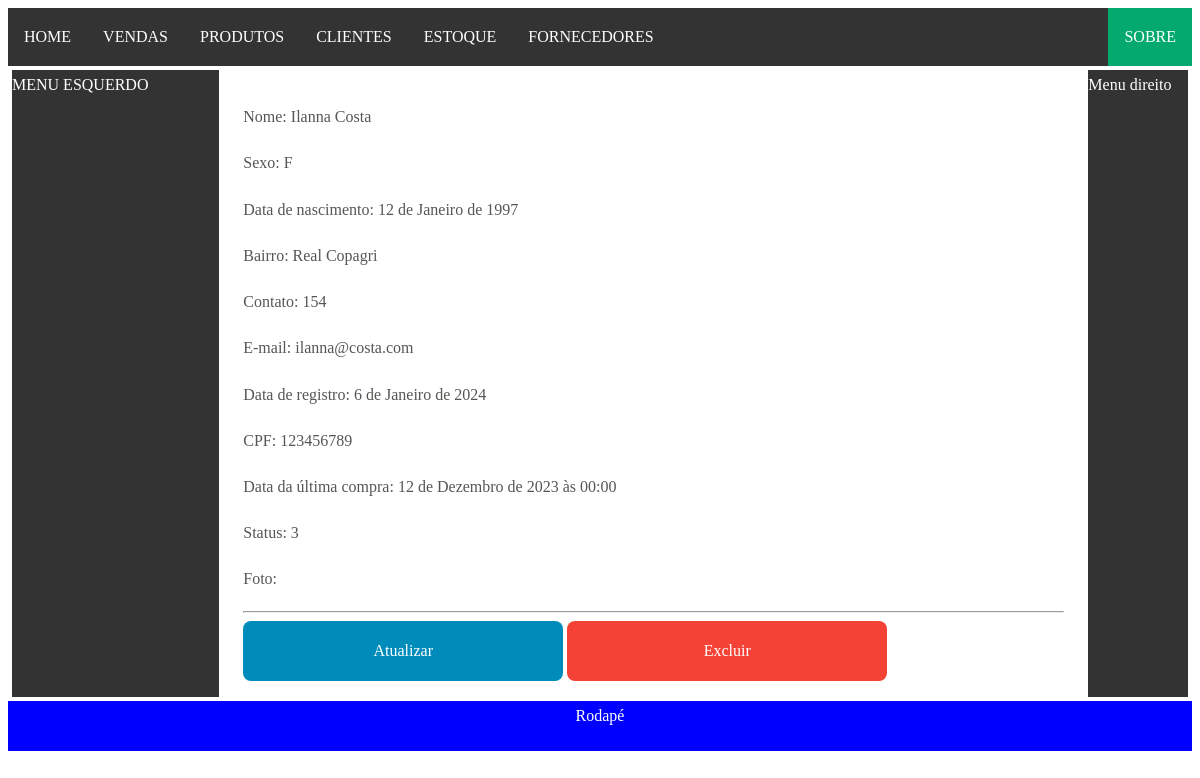
/cliente/2/detalhe/, run on the app's committed database.
### client/models.py (models this page shows, shortened)
class Client(models.Model):
    GENDER = [
        ('F', 'Feminino'),
        ('M', 'Masculino'),
        ('I', 'Não definido')
    ]
    STATUS = [
        ('1', 'Em dia'),
        ('2', 'Mensal'),
        ('3', 'Devedor'),
    ]
    name = models.CharField('nome', max_length=256)
    gender = models.CharField('sexo', max_length=1, choices=GENDER)
    birth_date = models.DateField('data de nascimento', blank=True, null=True)
    city = models.CharField('cidade', max_length=64, default='Teresina')
    district = models.CharField('bairro', max_length=64, default='Real Copagri')
    contact = models.CharField('contato', max_length=16, blank=True, null=True)
    email = models.EmailField('e-mail', max_length=64, blank=True, null=True)
    registration_date = models.DateField('data do cadastro', auto_now=True)
    photo = models.ImageField('foto', upload_to='cliente_fotos', blank=True, null=True)
    cpf = models.CharField('CPF', max_length=32, blank=True, null=True, unique=True)
    last_purchase_date = models.DateTimeField('data da última compra', null=True)
    status = models.CharField(max_length=1, choices=STATUS, default='3')

### client/views.py (the view)
# urls.py: path('<int:pk>/detalhe/', views.ClientDetailView.as_view(), name='detail'),
class ClientDetailView(DetailView):
    model = Client

### client/templates/client/client_detail.html
{% extends "base/base.html" %}
{% load static %}
{% block mstatics %}
<link href="{% static 'mcss/formularios.css' %}" rel="stylesheet">
{% endblock %}
{% block conteudo %}
<p>Nome: {{ object.name }}</p>
<p>Sexo: {{ object.gender }}</p>
<p>Data de nascimento: {{ object.birth_date }}</p>
<p>Bairro: {{ object.district }}</p>
<p>Contato: {{ object.contact }}</p>
<p>E-mail: {{ object.email }}</p>
<p>Data de registro: {{ object.registration_date }}</p>
<p>CPF: {{ object.cpf }}</p>
<p>Data da última compra: {{ object.last_purchase_date }}</p>
<p>Status: {{ object.status }}</p>
<p>Foto: {{ object.photo }}</p>
<hr>
<a class="mbtn mbtn-atualizar mbtn-gt" href="{% url 'client:update' object.pk %}">Atualizar</a>
<a class="mbtn mbtn-excluir mbtn-gt" href="{% url 'client:delete' object.pk %}">Excluir</a>
{% endblock %}

### base/static/mcss/principal.css (style rules this page uses)
html { margin: 0; padding: 0; }
body { line-height: 1.88889; color: #555753; }
.mbtn { border: none; border-radius: 8px; color: white; padding: 15px 32px; text-align: center; text-decoration: none; display: inline-block; font-size: 16px; transition-duration: 0.4s; }
.mbtn-gt { width: 256px; }

### base/static/mcss/formularios.css (style rules this page uses)
.mbtn-atualizar { background-color: #008CBA; }
.mbtn-excluir { background-color: #f44336; }

### data on the page
Client: name "Ilanna Costa", gender "F", birth_date "12 de Janeiro de 1997", district "Real Copagri", contact "154", email "ilanna@costa.com", registration_date "6 de Janeiro de 2024", cpf "123456789", last_purchase_date "12 de Dezembro de 2023 às 00:00", status "3"
